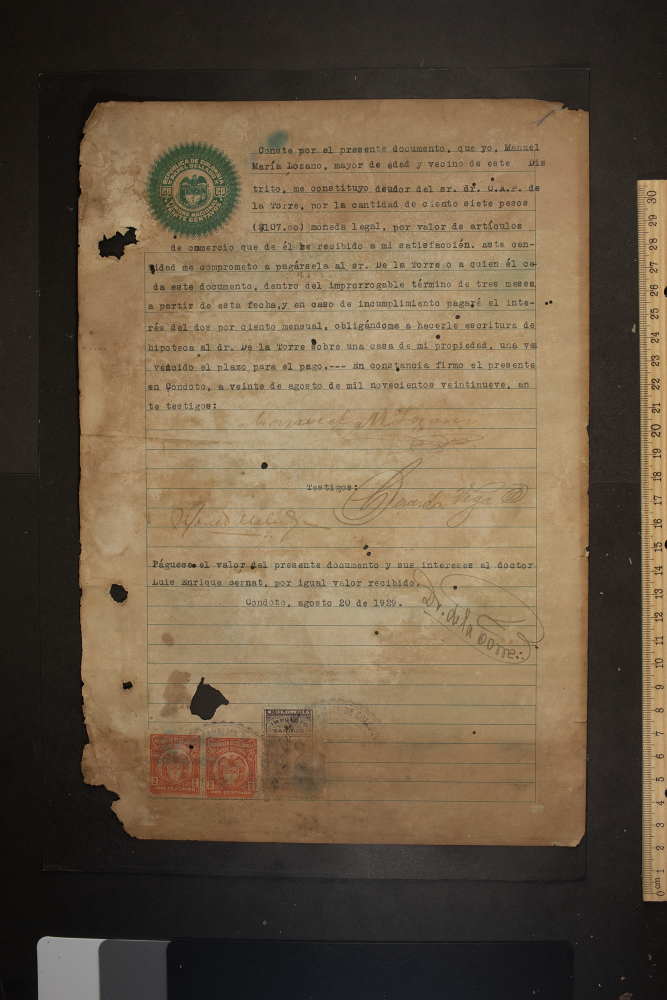
#> input picture fiche_templates/examples_gpt4/EAP1477_MFC_B10_Doc03_BernatvsLozano_IMG_007/EAP1477_MFC_B10_Doc03_BernatvsLozano_IMG_007.jpg, 1334 x 2000 px (shown at 1/2 size)
$ python -i enhance_images.py   (imports and definitions only)
#> lines starting #> are read from the running program, lines starting #| are printed output that depends on the picture
"""Enhance scanned document images without modifying source files (#1388)."""

from __future__ import annotations

import logging
import tempfile
from pathlib import Path
from typing import Any

from fichero.llm import LLMConfig
from fichero.workflows.registry import register_tool
from fichero.workflows.tools.image_edit_chains import append_image_edit_operations
from fichero.workflows.types import DataType, PortDef, State

logger = logging.getLogger(__name__)

_IMAGE_SUFFIXES = {".jpg", ".jpeg", ".png", ".tif", ".tiff", ".bmp", ".webp"}
_ALLOWED_FORMATS = {"jpg", "jpeg", "png", "tiff", "webp"}

ENHANCE_IMAGES_CONFIG = {
    "contrast": {
        "type": "number",
        "default": 1.25,
        "minimum": 0.1,
        "maximum": 3.0,
        "description": "Contrast multiplier. 1.0 leaves contrast unchanged.",
    },
    "sharpness": {
        "type": "number",
        "default": 1.1,
        "minimum": 0.0,
        "maximum": 3.0,
        "description": "Sharpness multiplier. 1.0 leaves sharpness unchanged.",
    },
    "denoise": {
        "type": "boolean",
        "default": False,
        "description": "Apply a light median filter for speckle/noise reduction.",
    },
    "output_format": {
        "type": "string",
        "enum": ["jpg", "png", "tiff", "webp"],
        "default": "jpg",
        "description": "Derived image format.",
    },
    "compression_quality": {
        "type": "integer",
        "default": 90,
        "minimum": 1,
        "maximum": 100,
        "description": "JPEG/WebP compression quality.",
    },
    "output_dir": {
        "type": "string",
        "default": "",
        "description": "Optional output directory. Defaults to a temp directory.",
    },
}


def _normalise_format(output_format: str) -> str:
    fmt = (output_format or "jpg").lower().lstrip(".")
    if fmt not in _ALLOWED_FORMATS:
        raise ValueError(f"Unsupported output format: {output_format}")
    return "jpeg" if fmt == "jpg" else fmt


def _extension_for_format(output_format: str) -> str:
    fmt = _normalise_format(output_format)
    return "jpg" if fmt == "jpeg" else fmt


def _clamp_factor(value: float, *, minimum: float, maximum: float) -> float:
    return max(minimum, min(maximum, float(value)))


def _save_image(
    image: Any,
    output_path: Path,
    *,
    output_format: str,
    compression_quality: int,
) -> None:
    output_path.parent.mkdir(parents=True, exist_ok=True)
    fmt = _normalise_format(output_format)
    save_kwargs: dict[str, Any] = {"format": fmt.upper() if fmt != "jpeg" else "JPEG"}
    if fmt in {"jpeg", "webp"}:
        save_kwargs["quality"] = max(1, min(100, int(compression_quality)))
    if fmt == "jpeg" and image.mode in {"RGBA", "P"}:
        image = image.convert("RGB")
    image.save(output_path, **save_kwargs)


def enhance_image_file(
    file_path: str | Path,
    output_dir: str | Path,
    *,
    contrast: float = 1.25,
    sharpness: float = 1.1,
    denoise: bool = False,
    output_format: str = "jpg",
    compression_quality: int = 90,
) -> dict[str, Any]:
    """Enhance one image into a derived output file."""
    source = Path(file_path)
    output_root = Path(output_dir)
    ext = _extension_for_format(output_format)

    try:
        if source.suffix.lower() not in _IMAGE_SUFFIXES:
            raise ValueError(f"Unsupported input file type: {source.suffix}")

        from PIL import Image, ImageEnhance, ImageFilter

        contrast = _clamp_factor(contrast, minimum=0.1, maximum=3.0)
        sharpness = _clamp_factor(sharpness, minimum=0.0, maximum=3.0)
        with Image.open(source) as image:
#> image is the input picture: PIL image 1334x2000 RGB; mean R, G, B 106.1, 89.8, 68.9
            prepared = image.copy()
            original_size = list(prepared.size)
#> original_size = [1334, 2000]
            if denoise:
                prepared = prepared.filter(ImageFilter.MedianFilter(size=3))
            if contrast != 1.0:
                prepared = ImageEnhance.Contrast(prepared).enhance(contrast)
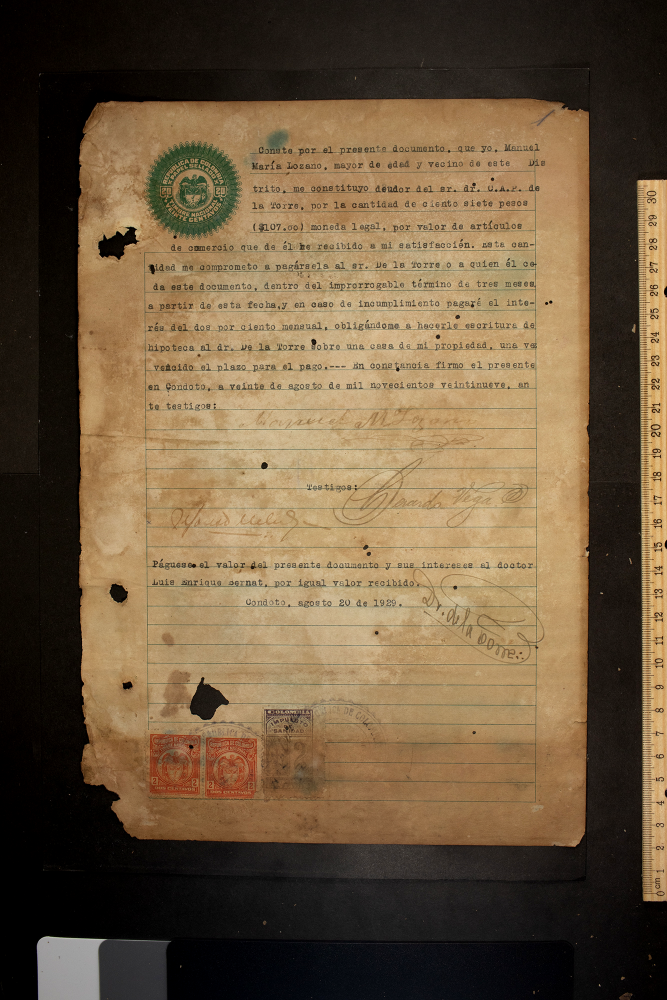
#> prepared: PIL image 1334x2000 RGB (shown at 1/2 size); mean R, G, B 109.4, 89, 63.2
            if sharpness != 1.0:
                prepared = ImageEnhance.Sharpness(prepared).enhance(sharpness)

            output_path = output_root / f"{source.stem}.{ext}"
            _save_image(
                prepared,
                output_path,
                output_format=output_format,
                compression_quality=compression_quality,
            )

        return {
            "source": str(source),
            "outputs": [str(output_path)],
            "output_files": [str(output_path)],
            "details": {
                "original_format": source.suffix.lower(),
                "output_format": ext,
                "original_size": original_size,
                "prepared_size": list(prepared.size),
                "contrast": contrast,
                "sharpness": sharpness,
                "denoise": denoise,
            },
            "error": None,
        }
    except Exception as exc:
        logger.warning("enhance_images failed for %s: %s", source, exc)
        return {
            "source": str(source),
            "outputs": [],
            "output_files": [],
            "details": {},
            "error": str(exc),
        }


# [91 lines not run here, left out]

>>> result = enhance_image_file('../../../../../fiche_templates/examples_gpt4/EAP1477_MFC_B10_Doc03_BernatvsLozano_IMG_007/EAP1477_MFC_B10_Doc03_BernatvsLozano_IMG_007.jpg', 'out.png')
